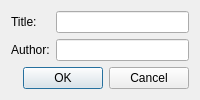
<?xml version="1.0" encoding="UTF-8"?>
<ui version="4.0">
 <class>SearchDialog</class>
 <widget class="QDialog" name="SearchDialog">
  <property name="geometry">
   <rect>
    <x>0</x>
    <y>0</y>
    <width>200</width>
    <height>100</height>
   </rect>
  </property>
  <property name="windowTitle">
   <string>Dialog</string>
  </property>
  <layout class="QGridLayout" name="gridLayout_2">
   <item row="0" column="0">
    <layout class="QGridLayout" name="gridLayout">
     <item row="0" column="0">
      <widget class="QLabel" name="labelTitle">
       <property name="text">
        <string>Title:</string>
       </property>
      </widget>
     </item>
     <item row="0" column="1">
      <widget class="QLineEdit" name="lineEditTitle"/>
     </item>
     <item row="1" column="0">
      <widget class="QLabel" name="labelAuthor">
       <property name="text">
        <string>Author:</string>
       </property>
      </widget>
     </item>
     <item row="1" column="1">
      <widget class="QLineEdit" name="lineEditAuthor"/>
     </item>
     <item row="2" column="0" colspan="2">
      <widget class="QDialogButtonBox" name="buttonBox">
       <property name="orientation">
        <enum>Qt::Orientation::Horizontal</enum>
       </property>
       <property name="standardButtons">
        <set>QDialogButtonBox::StandardButton::Cancel|QDialogButtonBox::StandardButton::Ok</set>
       </property>
      </widget>
     </item>
    </layout>
   </item>
  </layout>
 </widget>
 <resources/>
 <connections>
  <connection>
   <sender>buttonBox</sender>
   <signal>accepted()</signal>
   <receiver>SearchDialog</receiver>
   <slot>accept()</slot>
   <hints>
    <hint type="sourcelabel">
     <x>248</x>
     <y>254</y>
    </hint>
    <hint type="destinationlabel">
     <x>157</x>
     <y>274</y>
    </hint>
   </hints>
  </connection>
  <connection>
   <sender>buttonBox</sender>
   <signal>rejected()</signal>
   <receiver>SearchDialog</receiver>
   <slot>reject()</slot>
   <hints>
    <hint type="sourcelabel">
     <x>316</x>
     <y>260</y>
    </hint>
    <hint type="destinationlabel">
     <x>286</x>
     <y>274</y>
    </hint>
   </hints>
  </connection>
 </connections>
</ui>
